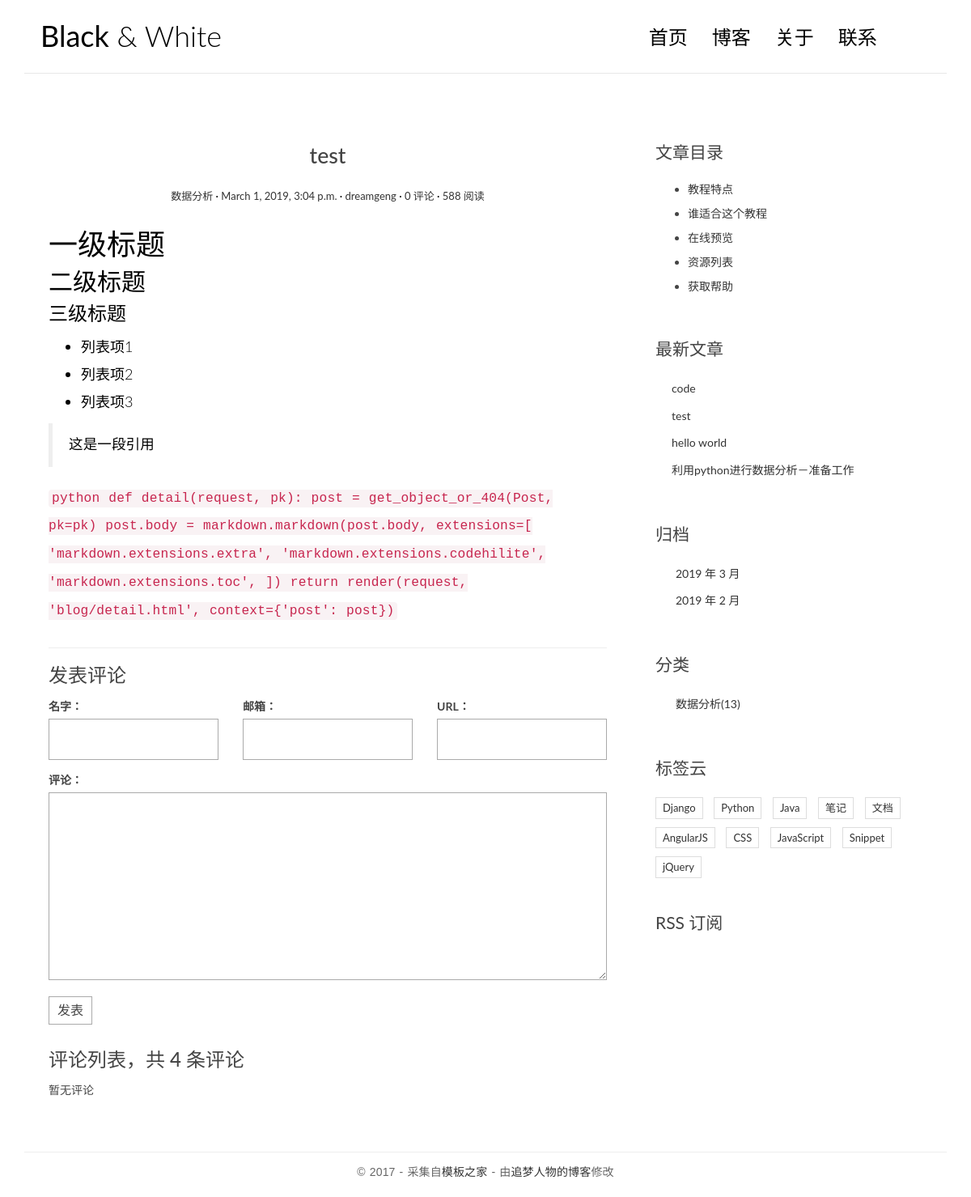
The app's page /post/4/ with its own data.
### blog/models.py (models this page shows, shortened)
class Post(models.Model):
	title = models.CharField(max_length=80)
	body = models.TextField()
	created_time = models.DateTimeField()
	modified_time = models.DateTimeField()
	excerpt = models.CharField(max_length=200, blank=True)
	category = models.ForeignKey(Category, on_delete=models.CASCADE)
	tags = models.ManyToManyField(Tag, blank=True)
	author = models.ForeignKey(User, on_delete=models.CASCADE)
	def get_absolute_url(self):
		return reverse('blog:detail', kwargs={'pk': self.pk})
	class Meta:
		ordering = ['-created_time']

class Category(models.Model):
	name = models.CharField(max_length=100)

### blog/views.py (the view)
# urls.py: url(r'^post/(?P<pk>[0-9]+)/$', views.detail, name='detail'), # 把相关的 URL 和视图函数绑定在一起
def detail(request, pk):
	post = get_object_or_404(Post, pk=pk)
	post.body = markdown.markdown(post.body,
								extensions=[
								'markdown.extensions.extra',
								'markdown.extensions.codehilite',
								'markdown.extensions.toc',
								])
	form = CommentForm()
	comment_list = post.comment_set.all()
	context = {'post': post,
				'form': form,
				'comment_list': comment_list
	}
	return render(request, 'blog/detail.html', context=context)

### comments/forms.py
class CommentForm(forms.ModelForm):
	class Meta:
		model = Comment
		fields = ['name', 'email', 'url', 'text']

### blog/templatetags/blog_tags.py (called while the page is built)
@register.simple_tag
def get_recent_posts(num=5):
	return Post.objects.all().order_by('-created_time')[:num]

@register.simple_tag
def archives():
	return Post.objects.dates('created_time', 'month', order='DESC')

@register.simple_tag
def get_category():
	return Category.objects.all()

### templates/blog/detail.html (shortened to what this page needs)
{% extends 'base.html' %}
{% block main %}
    <article class="post post-{{ post.pk }}">
        <header class="entry-header">
            <h1 class="entry-title">{{ post.title }}</h1>
            <div class="entry-meta">
                <span class="post-category"><a href="#">{{ post.category.name }}</a></span>
                <span class="post-date"><a href="#"><time class="entry-date"
                                                          datetime="{{ post.created_time }}">{{ post.created_time }}</time></a></span>
                <span class="post-author"><a href="#">{{ post.author }}</a></span>
                <span class="comments-link"><a href="#">{{ post.comment_set.count }} 评论</a></span>
                <span class="views-count"><a href="#">588 阅读</a></span>
            </div>
        </header>
        <div class="entry-content clearfix">
            {{ post.body|safe }}
        </div>
    </article>
    <section class="comment-area" id="comment-area">
        <hr>
        <h3>发表评论</h3>
        <form action="{% url 'comments:post_comment' post.pk %}" method="post" class="comment-form">
          <div class="row">
            <div class="col-md-4">
              <label for="{{ form.name.id_for_label }}">名字：</label>
              {{ form.name }}
            </div>
            <div class="col-md-4">
              <label for="{{ form.email.id_for_label }}">邮箱：</label>
              {{ form.email }}
            </div>
            <div class="col-md-4">
              <label for="{{ form.url.id_for_label }}">URL：</label>
              {{ form.url }}
            </div>
            <div class="col-md-12">
              <label for="{{ form.text.id_for_label }}">评论：</label>
              {{ form.text }}
              <button type="submit" class="comment-btn">发表</button>
            </div>
          </div>
        </form>
        <div class="comment-list-panel">
            <h3>评论列表，共 <span>4</span> 条评论</h3>
            <ul class="comment-list list-unstyled">
              {% for comment in comment_list %}
              <li class="comment-item">
                <span class="nickname">{{ comment.name }}</span>
                <time class="submit-date">{{ comment.created_time }}</time>
                <div class="text">
                  {{ comment.text }}
                </div>
              </li>
              {% empty %}
              暂无评论
              {% endfor %}
            </ul>
        </div>
    </section>
{% endblock main %}
{% block toc %}
    <div class="widget widget-content">
        <h3 class="widget-title">文章目录</h3>
        <ul>
            <li>
                <a href="#">教程特点</a>
            </li>
            <li>
                <a href="#">谁适合这个教程</a>
            </li>
            <li>
                <a href="#">在线预览</a>
            </li>
            <li>
                <a href="#">资源列表</a>
            </li>
            <li>
                <a href="#">获取帮助</a>
            </li>
        </ul>
    </div>
{% endblock toc %}

### templates/base.html (shortened to what this page needs)
{% load staticfiles %}
{% load blog_tags %}
<!DOCTYPE html>
<html>
<head>
    <link rel="stylesheet" href="http://code.ionicframework.com/ionicons/2.0.1/css/ionicons.min.css">
    <link rel="stylesheet" href="{% static 'blog/css/bootstrap.min.css' %}">
    <link rel="stylesheet" href="{% static 'blog/css/pace.css' %}">
    <link rel="stylesheet" href="{% static 'blog/css/custom.css' %}">
    <link rel="stylesheet" href="{% static 'blog/css/highlights/github.css' %}">
</head>
<body>
<div class="container">
    <header id="site-header">
        <div class="row">
            <div class="col-md-4 col-sm-5 col-xs-8">
                <div class="logo">
                    <h1><a href="{% url 'blog:index' %}"><b>Black</b> &amp; White</a></h1>
                </div>
            </div>
            <div class="col-md-8 col-sm-7 col-xs-4">
                <nav class="main-nav" role="navigation">
                    <div class="collapse navbar-collapse" id="bs-example-navbar-collapse-1">
                        <ul class="nav navbar-nav navbar-right">
                            <li class="cl-effect-11"><a href="{% url 'blog:index' %}">首页</a></li>
                            <li class="cl-effect-11"><a href="full-width.html" data-hover="博客">博客</a></li>
                            <li class="cl-effect-11"><a href="about.html" data-hover="关于">关于</a></li>
                            <li class="cl-effect-11"><a href="contact.html" data-hover="联系">联系</a></li>
                        </ul>
                    </div>
                </nav>
            </div>
        </div>
    </header>
</div>
<div class="content-body">
    <div class="container">
        <div class="row">
            <main class="col-md-8">
                {% block main %}
                {% endblock main %}
            </main>
            <aside class="col-md-4">
                {% block toc %}
                {% endblock toc %}
                <div class="widget widget-recent-posts">
                    <h3 class="widget-title">最新文章</h3>
                    {% get_recent_posts as recent_post_list %}
                    <ul>
                        {% for post in recent_post_list %}
                        <li>
                            <a href="{{ post.get_absolute_url }}">{{ post.title }}</a>
                        </li>
                        {% empty %}
                        暂无文章！
                        {% endfor %}
                    </ul>
                </div>
                <div class="widget widget-archives">
                    <h3 class="widget-title">归档</h3>
                    {% archives as date_list %}
                    <ul>
                        {% for date in date_list %}
                        <li>
                            <a href="{% url 'blog:archives' date.year date.month %}">{{ date.year }} 年 {{ date.month }} 月</a>
                        </li>
                        {% empty %}
                        暂无归档！
                        {% endfor %}
                    </ul>
                </div>
                <div class="widget widget-category">
                    <h3 class="widget-title">分类</h3>
                    {% get_category as category_list %}
                    <ul>
                        {% for category in category_list %}
                        <li>
                            <a href="{% url 'blog:category' category.pk %}">{{ category.name }}<span class="post-count">(13)</span></a>
                        </li>
                        {% empty %}
                        暂无分类！
                        {% endfor %}
                    </ul>
                </div>
                <div class="widget widget-tag-cloud">
                    <h3 class="widget-title">标签云</h3>
                    <ul>
                        <li>
                            <a href="#">Django</a>
                        </li>
                        <li>
                            <a href="#">Python</a>
                        </li>
                        <li>
                            <a href="#">Java</a>
                        </li>
                        <li>
                            <a href="#">笔记</a>
                        </li>
                        <li>
                            <a href="#">文档</a>
                        </li>
                        <li>
                            <a href="#">AngularJS</a>
                        </li>
                        <li>
                            <a href="#">CSS</a>
                        </li>
                        <li>
                            <a href="#">JavaScript</a>
                        </li>
                        <li>
                            <a href="#">Snippet</a>
                        </li>
                        <li>
                            <a href="#">jQuery</a>
                        </li>
                    </ul>
                </div>
                <div class="rss">
                    <a href=""> RSS 订阅</a>
                </div>
            </aside>
        </div>
    </div>
</div>
<footer id="site-footer">
    <div class="container">
        <div class="row">
            <div class="col-md-12">
                <p class="copyright">&copy 2017 - 采集自<a href="http://www.cssmoban.com/"
                                                        target="_blank" title="模板之家">模板之家</a>
                    - 由<a href="http://zmrenwu.com/" title="网页模板" target="_blank">追梦人物的博客</a>修改
                </p>
            </div>
        </div>
    </div>
</footer>
</body>
</html>

### blog/static/blog/css/custom.css (style rules this page uses)
* { outline: none; }
h1, h2, h3, h4, h5, h6 { margin-top: 0; }
b { font-weight: 400; }
a { color: #333; }
body { color: #444; font-family: 'Lato', sans-serif; }
p { font-family: 'Ubuntu', sans-serif; font-weight: 400; word-spacing: 1px; letter-spacing: 0.01em; }
#site-header { background-color: #FFF; padding: 25px 20px; margin-bottom: 40px; border-bottom: 1px solid #e7e7e7; }
.logo h1 a { color: #000; }
.logo h1 { margin: 0; font-family: 'Lato', sans-serif; font-weight: 300; }
.main-nav { margin-top: 11px; max-width: 95%; }
.main-nav a { color: #000000 !important; padding: 0 0 5px 0 !important; margin-right: 30px; font-family: 'Lato', sans-serif; font-weight: 300; font-size: 24px; }
.cl-effect-11 a { padding: 10px 0; color: #0972b4; text-shadow: none; }
.cl-effect-11 a::before { position: absolute; top: 0; left: 0; overflow: hidden; padding: 0 0 5px 0 !important; max-width: 0; border-bottom: 1px solid #000; color: #000; content: attr(data-hover); white-space: nowrap; -webkit-transition: max-width 0.5s; -moz-transition: max-width 0.5s; transition: max-width 0.5s; }
.content-body { padding-bottom: 4em; }
.post { background: #fff; padding: 30px 30px 0; }
.entry-title { text-align: center; font-size: 1.9em; margin-bottom: 20px; line-height: 1.6; padding: 10px 20px 0; }
.entry-meta { text-align: center; color: #DDDDDD; font-size: 13px; margin-bottom: 30px; }
.entry-content { font-size: 18px; line-height: 1.9; font-weight: 300; color: #000; }
.post-category::after, .post-date::after, .post-author::after, .comments-link::after { content: ' ·'; color: #000; }
.widget { background: #fff; padding: 30px 0 0; }
.widget-title { font-size: 1.5em; margin-bottom: 20px; line-height: 1.6; padding: 10px 0 0; font-weight: 400; }
.widget-recent-posts ul { padding: 0; margin: 0; padding-left: 20px; }
.widget-recent-posts ul li { list-style-type: none; position: relative; line-height: 170%; margin-bottom: 10px; }
.widget-recent-posts ul li::before { content: '\f3d3'; font-family: "Ionicons"; position: absolute; left: -17px; top: 3px; font-size: 16px; color: #000; }
.widget-archives ul { padding: 0; margin: 0; padding-left: 25px; }
.widget-archives ul li { list-style-type: none; position: relative; line-height: 170%; margin-bottom: 10px; }
.widget-archives ul li::before { content: '\f3f3'; font-family: "Ionicons"; position: absolute; left: -25px; top: 1px; font-size: 16px; color: #000; }
.widget-category ul { padding: 0; margin: 0; padding-left: 25px; }
.widget-category ul li { list-style-type: none; position: relative; line-height: 170%; margin-bottom: 10px; }
.widget-category ul li::before { content: '\f3fe'; font-family: "Ionicons"; position: absolute; left: -25px; top: 1px; font-size: 18px; color: #000; }
.widget-tag-cloud ul { padding: 0; margin: 0; margin-right: -10px; }
.widget-tag-cloud ul li { list-style-type: none; font-size: 13px; display: inline-block; margin-right: 10px; margin-bottom: 10px; padding: 3px 8px; border: 1px solid #ddd; }
.widget-content ul li { margin-bottom: 10px; }
.rss { font-size: 21px; margin-top: 30px; }
.rss a { color: #444; }
#site-footer { padding-top: 10px; padding: 0 0 1.5em 0; }
.copyright { text-align: center; padding-top: 1em; margin: 0; border-top: 1px solid #eee; color: #666; }
.contact-form input, .comment-form input { border: 1px solid #aaa; margin-bottom: 15px; width: 100%; padding: 15px 15px; font-size: 16px; line-height: 100%; transition: 0.4s border-color linear; }
.contact-form textarea, .comment-form textarea { border: 1px solid #aaa; margin-bottom: 15px; width: 100%; padding: 15px 15px; font-size: 16px; line-height: 20px !important; min-height: 183px; transition: 0.4s border-color linear; }
.comment-area { padding: 0 30px 0; }
.comment-form { margin-top: 15px; }
.comment-form .comment-btn { background-color: #fff; border: 1px solid #aaa; font-size: 16px; padding: 5px 10px; }
.comment-list-panel { margin-top: 30px; }
.comment-list { margin-top: 15px; }

### records on screen
Post: title "test", category.name "数据分析", created_time "March 1, 2019, 3:04 p.m.", author "dreamgeng", comment_set.count "0", body "一级标题 二级标题 三级标题 列表项1 列表项2 列表项3 这是一段引用 python def detail(request, pk): post = get_object_or_404(Post, pk=pk) post.body = markdown.markdown(post.body, extensions=[ 'markdown.extensions.extra', 'markdown.extensions.codehilite', 'markdown.extensions.toc', ]) return render(request, 'blog/detail.html', context={'post': post}) ​"
Post: title "code"
Post: title "hello world"
Post: title "利用python进行数据分析－准备工作"
Category: name "数据分析"

### other values on screen
{{ date.year }} "2019" "2019"
{{ date.month }} "3" "2"
